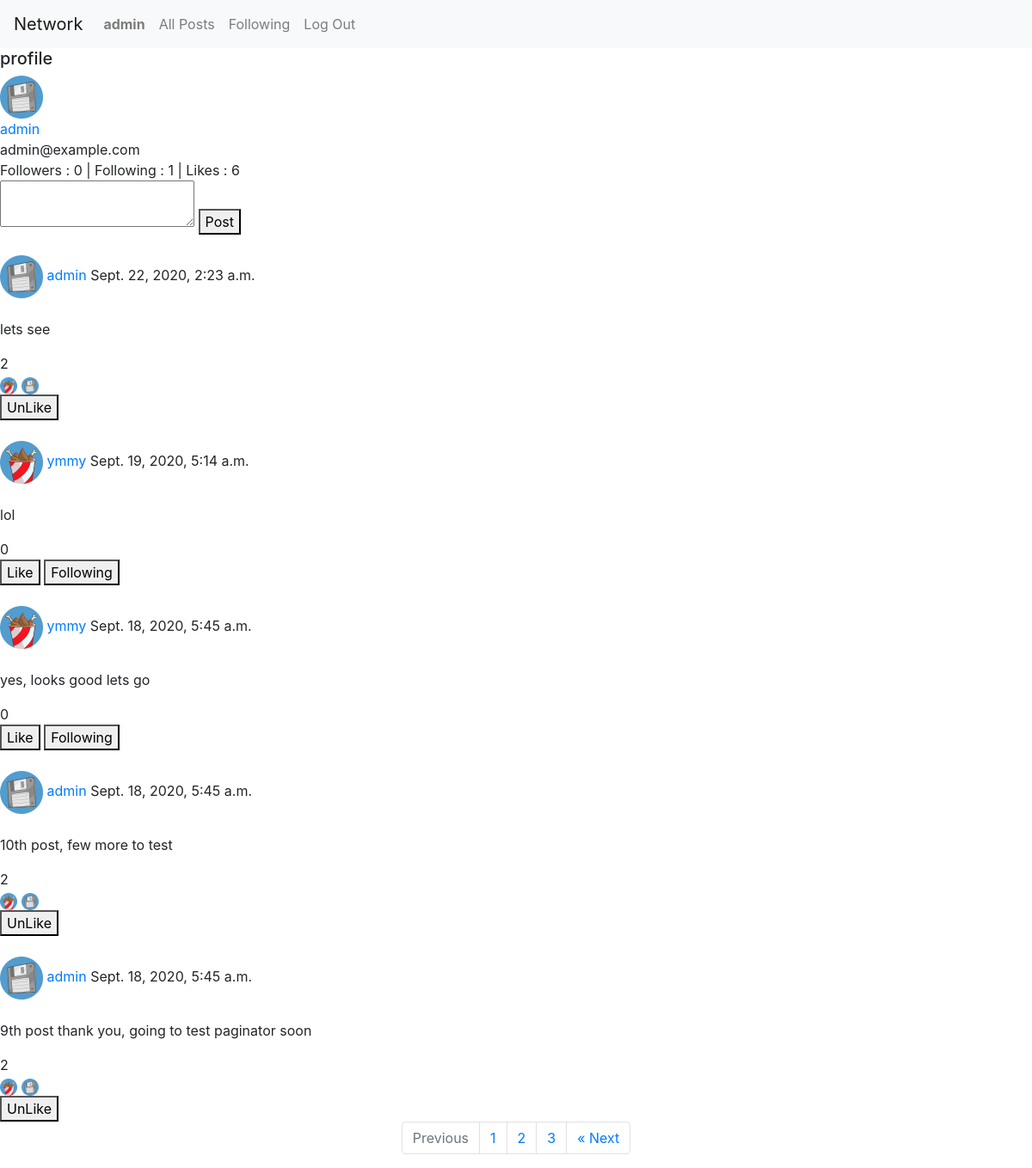
Screenshot of / (signed in) with the database file from the repository.
### network/models.py (models this page shows)
class User(AbstractUser):
    avatar = models.TextField(default="avatar_bucket.png")
    like_count = models.PositiveSmallIntegerField(default=0, blank=True, null=True)
    followers = models.ManyToManyField("User", related_name="followers_id")
    following = models.ManyToManyField("User", related_name="following_id")
    pass

class Post(models.Model):
    username = models.ForeignKey("User", on_delete=models.CASCADE, related_name="user")
    like_count = models.PositiveSmallIntegerField(default=0, blank=True, null=True)
    liked_user_count = models.ManyToManyField("Post", related_name="liked_id")
    body = models.TextField(blank=True)
    timestamp = models.DateTimeField(auto_now_add=True)

### network/views.py (the view)
# urls.py: path("", views.index, name="index"),
def index(request):
    posts = Post.objects.all().order_by("-timestamp").all()
    users = User.objects.all()
    liked = Post.objects.filter(
            liked_user_count=request.user.id
        ).all().values()
    liked_posts = []
    for i in range(len(liked)):
        liked_posts.append(liked[i]["id"])
    following = User.objects.filter(
            followers=request.user.id
        ).all().values()
    print(following)
    following_users = []
    for i in range(len(following)):
        following_users.append(following[i]["id"])
    print(following_users)
    paginator = Paginator(posts, 5)
    page_number = request.GET.get('page')
    page_obj = paginator.get_page(page_number)
    return render(request, "network/index.html", {'posts': posts, "users": users,'page_obj': page_obj, 'liked_posts': liked_posts, 'following_users' : following_users})

### network/templates/network/index.html
{% extends "network/layout.html" %}
{% block body %}
<section>
    <h5>profile</h5>
    <img id="profile_avatar" width="50px" src="../../static/network/img/avatars/{{ user.avatar }}" alt=""> <br>
    <a href="/profile/{{ user.id }}"> {{ user.username }} </a> <br>
    {{ user.email }} <br>
    Followers : {{ user.followers.count }} | Following : {{ user.following.count }} | Likes : {{ user.like_count }}<br>
</section>
    <form>
        <textarea id="textarea"></textarea>
        <button id="new_post" type="submit">Post</button>
    </form>
    <div class="posts">
        {% for post in page_obj %}
            <div class="post">
                {% for profile in users %}
                    {% if post.username_id == profile.id  %}
                        <br>
                        <img width="50px" src="../../static/network/img/avatars/{{ profile.avatar }}" alt="">
                    {% endif %}
                {% endfor %}
                <a class="profile_link" href="/profile/{{ post.username_id }}"> {{ post.username }} </a>
                {{ post.timestamp }}
                <br>
                <br>
                <p>{{ post.body }}</p>
                <span id="like_for_{{ post.id }}">{{ post.liked_user_count.all.count }}</span>
                <div id="like_avatars_{{ post.id }}">
                    {% for liked in post.liked_user_count.all %}
                        {% for profile in users %}
                            {% if liked.id == profile.id  %}
                                <img width="20px" src="../../static/network/img/avatars/{{ profile.avatar }}" alt="">
                            {% endif %}
                        {% endfor %}
                    {% endfor %}
                </div>
                {% if post.id in liked_posts %}
                    <button class="unlike_button" data-page = "{{ post.id }}">UnLike</button>
                {% else %}
                    <button class="like_button" data-page = "{{ post.id }}">Like</button>
                {% endif %}
                {% if post.username_id == user.id %}
                    {% else %}
                        {% if post.username_id in following_users %}
                            <button class="unfollow_button" data-page = "{{ post.username_id }}">Following</button>
                        {% else %}
                            <button class="follow_button" data-page = "{{ post.username_id }}">Follow</button>
                        {% endif %}
                    {% endif %}
                <br>
            </div>
        {% endfor %}
        <nav aria-label="Page navigation example">
            <ul class="pagination justify-content-center">
                {% if page_obj.has_previous %}
                    <li class="page-item">
                        <a class="page-link" href="?page={{ page_obj.previous_page_number }}" tabindex="-1" aria-disabled="true">Previous</a>
                    </li>
                {% else %}
                <li class="page-item disabled">
                    <a class="page-link" href="#" tabindex="-1" aria-disabled="true">Previous</a>
                </li>
                {% endif %}
                {% for page in page_obj.paginator.page_range %}
                    <li class="page-item"><a class="page-link" href="?page={{ page }}">{{ page }}</a></li>
                {% endfor %}
                {% if page_obj.has_next %}
                    <li class="page-item">
                        <a class="page-link" href="?page={{ page_obj.next_page_number }}" tabindex="-1" aria-disabled="true">&laquo; Next</a>
                    </li>
                {% else %}
                <li class="page-item disabled">
                    <a class="page-link" href="#" tabindex="-1" aria-disabled="true">&laquo; Next</a>
                </li>
                {% endif %}
            </ul>
        </nav>
    </div>
{% endblock %}

### network/templates/network/layout.html (shortened to what this page needs)
{% load static %}
<!DOCTYPE html>
<html lang="en">
    <head>
        <link rel="stylesheet" href="https://stackpath.bootstrapcdn.com/bootstrap/4.4.1/css/bootstrap.min.css">
        <link href="{% static 'network/styles.css' %}" rel="stylesheet">
    </head>
    <body>
        <nav class="navbar navbar-expand-lg navbar-light bg-light">
            <a class="navbar-brand" href="#">Network</a>
            <div>
              <ul class="navbar-nav mr-auto">
                {% if user.is_authenticated %}
                    <li class="nav-item">
                        <a class="nav-link" href="#"><strong>{{ user.username }}</strong></a>
                    </li>
                {% endif %}
                <li class="nav-item">
                  <a id="all_posts"class="nav-link" href="{% url 'index' %}">All Posts</a>
                </li>
                {% if user.is_authenticated %}
                    <li class="nav-item">
                        <a class="nav-link" href="#">Following</a>
                    </li>
                    <li class="nav-item">
                        <a class="nav-link" href="{% url 'logout' %}">Log Out</a>
                    </li>
                {% endif %}
              </ul>
            </div>
          </nav>
        <div class="body">
            {% block body %}
            {% endblock %}
        </div>
    </body>
</html>

### rows the page displays
User: username "admin", avatar (picture), email "admin@example.com", followers.count "0", following.count "1", like_count "6"
Post: username "admin", timestamp "Sept. 22, 2020, 2:23 a.m.", body "lets see", liked_user_count.all.count "2"
User: avatar (picture)
Post: username "ymmy", timestamp "Sept. 19, 2020, 5:14 a.m.", body "lol", liked_user_count.all.count "0"
Post: username "ymmy", timestamp "Sept. 18, 2020, 5:45 a.m.", body "yes, looks good lets go", liked_user_count.all.count "0"
Post: username "admin", timestamp "Sept. 18, 2020, 5:45 a.m.", body "10th post, few more to test", liked_user_count.all.count "2"
Post: username "admin", timestamp "Sept. 18, 2020, 5:45 a.m.", body "9th post thank you, going to test paginator soon", liked_user_count.all.count "2"

### other values shown
{{ page }} "1" "2" "3"
